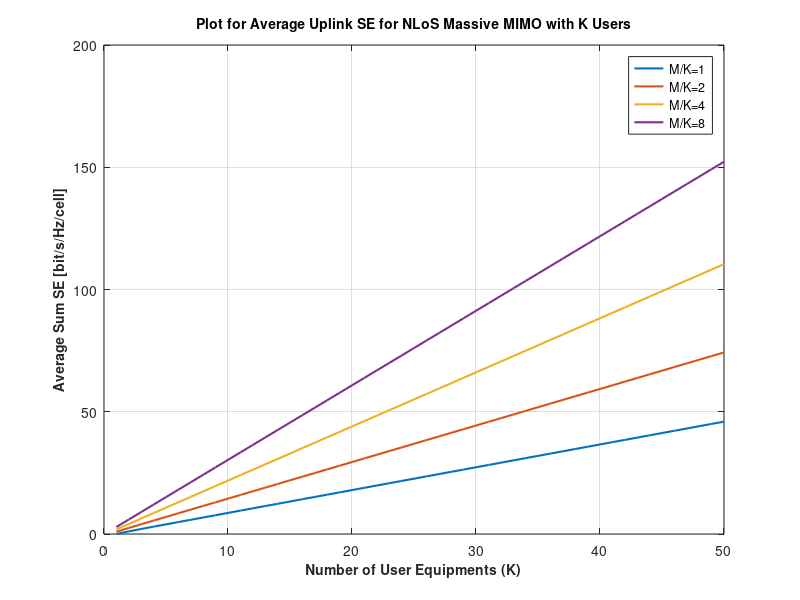

This figure's MATLAB source:
k = 1:50;% Define an array 'k' representing the number of users
ratio = [1 2 4 8];% Define an array 'ratio' representing the M/K ratio (where M is a multiple of K)
beta = -10;
SNR = 0;
% Convert beta and SNR to linear scale
beta_lin = 10^(beta/10);
SNR_lin = 10^(SNR/10);

% Loop through different M/K ratios
for i = 1:length(ratio)
    SE_NLoS = zeros(1, length(k)); % Initialize an array to store SE values

    % Loop through different numbers of users 'k'
    for j = 1:length(k)
        % Calculate the total number of antennas 'M' based on the ratio
        M = k(j) * ratio(i);

        % Calculate the SE for NLoS communication
        x = (M - 1) / ((k(j) - 1) + (beta_lin * k(j)) + (1 / SNR_lin));
        SE_NLoS(j) = k(j) * log2(1 + x);
    end

    % Plot the SE values for the current M/K ratio
    plot(k, SE_NLoS, 'LineWidth', 1.5);
    hold on
end

% Set plot labels and title
xlabel('Number of User Equipments (K)', 'FontWeight', 'bold', 'FontSize', 10);
ylabel('Average Sum SE [bit/s/Hz/cell]', 'FontWeight', 'bold', 'FontSize', 10);
title('Plot for Average Uplink SE for NLoS Massive MIMO with K Users', 'FontWeight', 'bold', 'FontSize', 10);

legend('M/K=1', 'M/K=2', 'M/K=4', 'M/K=8', 'Location', 'best');
grid on
